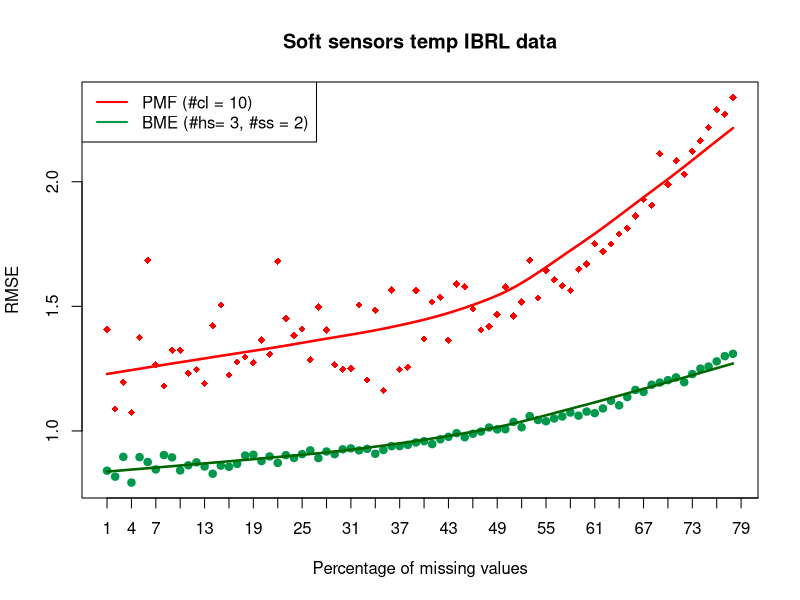
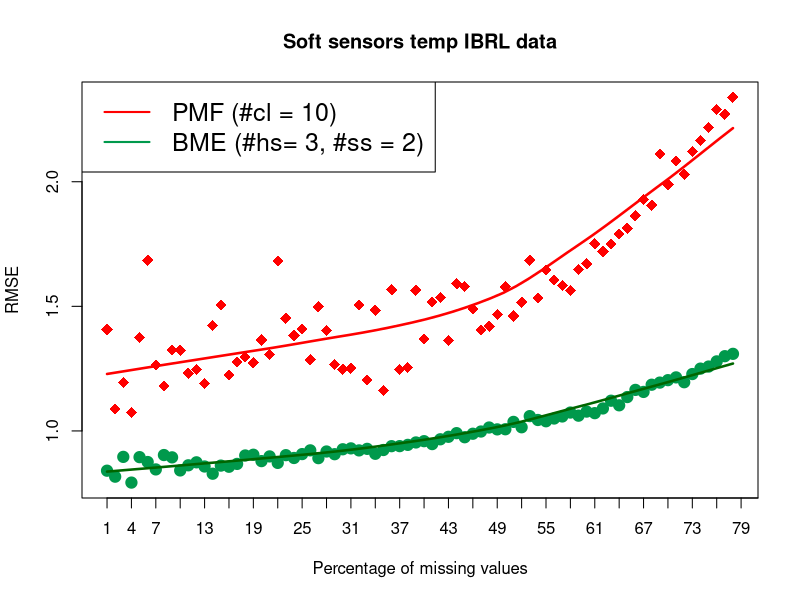

Here is the R script that generated these plots, in order:
df <- read.table("../softBME2.csv", sep=",", head=F)
names(df)[2:5] = c("MAPE", "RMSE", "CVRMSE", "time")
df = df[1:78,]



#number of clusters = 10

df2 = read.table("../softPMF2res.csv", sep=",", head=F)
df2[df2 == "NaN"] = NA
df2 = df2[1:79,]

df2 = data.frame(t(df2))
names(df2)[1] = c("cl")

df3 = aggregate(df2[, -c(1)], list(df2$cl), mean, na.rm=T)

df4 = data.frame(V1 =df$V1, RMSE = as.numeric(df3[10,-1]))  

plot(df$V1, df$RMSE,ylab ="RMSE", xlab ="Percentage of missing values"
     , main="Soft sensors temp IBRL data"#, ylim = c(4.003,4.027)
     , col="#00994C", pch = 19, xaxt="n", ylim = c(min(df4$RMSE, df$RMSE), max(df4$RMSE, df$RMSE))
)
axis(1, at = seq(1,85,3))
with(df, lines(loess.smooth(V1, RMSE),col = "#006600", lwd=2.5))
points(df4$V1,df4$RMSE , col="red", pch = 18, xaxt="n")
with(df4, lines(loess.smooth(V1, RMSE),col = "red", lwd=2.5))

legend("topleft", legend=c("PMF (#cl = 10)", "BME (#hs= 3, #ss = 2)"),
       col=c("red", "#00994C"), lty = 1, cex=1, lwd=2)

dev.off()
svg(filename="fig2.svg", width = 12, height = 8, pointsize = 12)
plot(df$V1, df$RMSE,ylab ="RMSE", xlab ="Percentage of missing values"
     , main="Soft sensors temp IBRL data"#, ylim = c(4.003,4.027)
     , col="#00994C", pch = 19, cex = 1.5, xaxt="n", ylim = c(min(df4$RMSE, df$RMSE), max(df4$RMSE, df$RMSE))
)
axis(1, at = seq(1,85,3))
with(df, lines(loess.smooth(V1, RMSE),col = "#006600", lwd=2.5))
points(df4$V1,df4$RMSE , col="red", pch = 18, cex = 1.5, xaxt="n")
with(df4, lines(loess.smooth(V1, RMSE),col = "red", lwd=2.5))

legend("topleft", legend=c("PMF (#cl = 10)", "BME (#hs= 3, #ss = 2)"),
       col=c("red", "#00994C"), lty = 1, cex=1.5, lwd=2)

dev.off()
